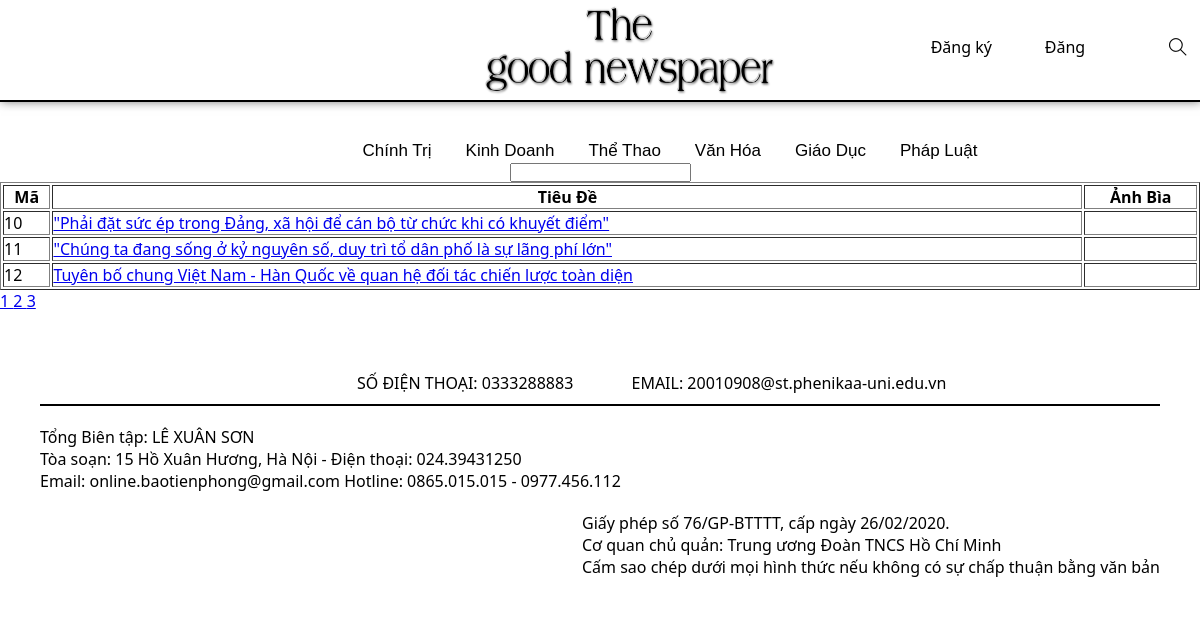
The page /search_result.php on the database its author committed.
### tables this page shows
CREATE TABLE `category` (
  `id` int NOT NULL,
  `name` varchar(200) NOT NULL
);

CREATE TABLE `new` (
  `id` int NOT NULL,
  `id_staff` int NOT NULL,
  `id_category` int NOT NULL,
  `header` varchar(200) NOT NULL,
  `photo` varchar(500) NOT NULL,
  `photo_nd` varchar(200) NOT NULL,
  `content` text NOT NULL,
  `content_nd` text NOT NULL,
  `initialization_time` text NOT NULL,
  `summary` varchar(500) NOT NULL
);

### search_result.php (the view, shortened to what this page needs)
<!DOCTYPE html>
<html lang="en">
<head>
</head>
<body>
    <?php
    require 'menu.php';
    require "admin/connect.php";
    $page = 1;
    $tim_kiem = "";
    $sql_page = "select count(*) from new where header like '%$tim_kiem%'";
    $ket_qua_page = mysqli_query($connect, $sql_page);
    $ket_qua_mang = mysqli_fetch_array($ket_qua_page);
    $news = $ket_qua_mang['count(*)'];
    $news_on_1_page = 3;
    $pages = ceil($news/$news_on_1_page);
    $so_bai_bo_qua = $news_on_1_page * ($page - 1);
    $sql = "select * from new where header like '%$tim_kiem%' limit $news_on_1_page offset $so_bai_bo_qua";
    $ket_qua = mysqli_query($connect, $sql);
    ?>
    <table border="1" width="100%">
    <caption>
        <form>
            <input type="search" name="search" value="<?php echo $tim_kiem ?>">
        </form>
    </caption>
        <tr>
            <th>Mã</th>
            <th>Tiêu Đề</th>
            <th>Ảnh Bìa</th>
        </tr>
        <?php
        foreach($ket_qua as $each) {
            ?>
            <tr>
                <td><?php echo $each["id"] ?></td>
                <td>
                    <a href="show.php?id=<?php echo $each["id"] ?>">
                        <?php echo $each["header"] ?>
                    </a>
                </td>
                <td>
                </td>
            </tr>
            <?php
        }
        ?>
    </table>
    <?php
    for($i=1;$i<=$pages;$i++){ ?>
        <a href="?page=<?php echo $i ?>&search=<?php echo $tim_kiem ?>">
            <?php echo $i ?>
        </a>
    <?php }
    ?>
    <?php mysqli_close($connect);
    require 'footer.php';
    ?>
</body>
</html>

### menu.php (shortened to what this page needs)
<!DOCTYPE html>
<html lang="en">
<head>
    <link rel="stylesheet" href="./assets/css/style_header.css">
</head>
<body>
    <?php
        require './admin/connect.php';
    ?>
    <div id="header">
        <div id="search-box-and-logo">
            <a href="index.php">
                <img id="logo-web" src="assets/img/logo.png" alt="LOGO" />
            </a>
            <ul id="search-box">
                <?php
                if (empty($_SESSION['id'])) { ?>
                    <li id="dang-ky"><a href="signup.php">Đăng ký</a></li>
                    <li id="dang-nhap"><a href="signin.php">Đăng nhập</a></li>
                <?php
                } else {?>
                    <li><a href="signout.php">Đăng Xuất</a></li>
                    <li>Xin Chào <a href="user.php"><?php echo $_SESSION['name'] ?></a></li>
                <?php
                }
                ?>
                <li id="search" ><a href="search_result.php" class="kinh-lup ti-search"></a></li>
            </ul>
        </div>
        <?php
        $sql = "select * from category";
        $result = mysqli_query($connect,$sql);
        ?>
        <div id="nav-menu-bar">
            <ul id="menu-bar">
                <?php foreach ($result as $each): ?>
                    <li id="topic-2"><a href="category.php?id=<?php echo $each['id'] ?>"><?php echo $each['name'] ?></a></li>
                <?php endforeach ?>
            </ul>
        </div>
    </div>
</body>
</html>

### assets/css/style_header.css (style rules this page uses)
* { padding: 0; margin: 0; box-sizing: border-box; }
body { font-family:'Segoe UI', Tahoma, Geneva, Verdana, sans-serif; background-color:rgb(255, 255, 255); color:rgb(0, 0, 0); }
#header { width: 100%; height: 160px; background-color:rgb(0, 0, 0); top: 0; left: 0; }
#search-box-and-logo { z-index: 3; width: 100%; height: 100px; margin: 0px auto; background-color:rgb(255, 255, 255); position: fixed; top: 0px; box-shadow: 1px 1px 10px rgb(0 0 0 / 60%); }
#logo-web { width: 300px; height: 100px; background-color:rgb(255, 255, 255); display:inline-block; left: 40vw; position: absolute }
#search-box { position: relative; margin-top: 28px; padding: 3px 10px 0px 10px; background-color:rgb(255, 255, 255); display: inline-block; float: right; list-style-type: none; overflow: hidden; }
#search-box #dang-ky { width: 100px; height:32px ; padding-top: 5px; padding-left: 9px; background-color:rgb(255, 255, 255); overflow: hidden; }
#search-box #dang-nhap { width: 110px; height:32px ; padding-top: 5px; padding-left: 9px; margin-left: 10px; margin-right: 10px; background-color:rgb(255, 255, 255); overflow: hidden; }
#search-box #search { width: 30px; height:30px ; padding-top: 5px; padding-left: 9px; background-color:rgb(255, 255, 255); overflow: hidden; }
#search-box #search a { font-size: 18px; }
#search-box li { display: inline-block; }
#search-box a { color: black; }
#search-box #dang-ky a, #dang-nhap a, #search a { text-decoration: none; }
#search-box li a { display: inline-block; transition: 0.25s; margin-right: 20px; }
#nav-menu-bar { width: 100%; height: 60px; background-color:rgb(255, 255, 255); border-top-width: 2px; border-top-style: solid; border-top-color: rgb(0, 0, 0); padding-top: 0px; padding-left: 10%; margin: 0px auto; overflow: hidden; position:relative; top: 100px; z-index: 1; }
#menu-bar { width: 100%; background-color: rgb(255, 255, 255); display: flex; margin: 20px auto; justify-content: center; }
#menu-bar li { overflow: hidden; background-color:rgb(255, 255, 255); margin-left: 20px; margin-top: 10px; padding: 7px; width: auto; text-align: center; }
#menu-bar li a { text-decoration: none; font-family: sans-serif; font-size: 17px; background-color:rgb(255, 255, 255); color: rgb(0, 0, 0); }
#topic-2 { width: 69px; height: 35px; overflow: hidden; }
#menu-bar li a { display: inline-block; transition: 0.25s; }

### rows shown on the page
category: name "Chính Trị"
category: name "Kinh Doanh"
category: name "Thể Thao"
category: name "Văn Hóa"
category: name "Giáo Dục"
category: name "Pháp Luật"
new: id "10", header "\"Phải đặt sức ép trong Đảng, xã hội để cán bộ từ chức khi có khuyết điểm\""
new: id "11", header "\"Chúng ta đang sống ở kỷ nguyên số, duy trì tổ dân phố là sự lãng phí lớn\""
new: id "12", header "Tuyên bố chung Việt Nam - Hàn Quốc về quan hệ đối tác chiến lược toàn diện"
